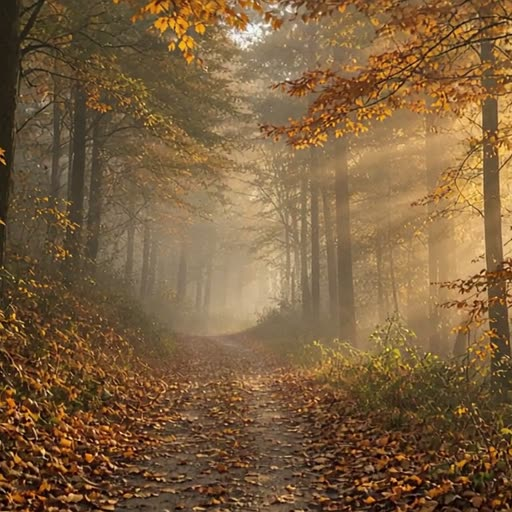
#> input picture comfyui-gateway/resources/nodes/unpacked/ComfyUI-HyperFlow-Flash/example_workflows/hyperflow_flf2v.jpg, 512 x 512 px
$ python -i scene3d_pano.py   (imports and definitions only)
#> lines starting #> are read from the running program, lines starting #| are printed output that depends on the picture
import argparse
import json
import os
import sys

import numpy as np
from PIL import Image, ImageDraw, ImageFilter

PANORAMA_WIDTH = 5664
PANORAMA_HEIGHT = 2832
STRIP_WIDTH = 1536
STRIP_HEIGHT = 2816
WHITE_BAND = 384
MASK_EXPAND = 56
MASK_BLUR = 20

def load_rgb(path):
    with Image.open(path) as im:
#> im is the input picture: PIL image 512x512 RGB; mean R, G, B 125.2, 95.8, 61.7
        return im.convert("RGB")


# [16 lines left out: functions roll_half, unroll_half, strip_box, not called in this run]


def count_faces(path):
    try:
        import cv2
    except Exception:
        return None
    cascade = cv2.CascadeClassifier(cv2.data.haarcascades + "haarcascade_frontalface_default.xml")
    if cascade.empty():
        return None
    im = load_rgb(path)
    scale = 2048.0 / im.width
#> scale = 4
    small = im.resize((2048, max(1, int(round(im.height * scale)))), Image.LANCZOS)
    gray = cv2.cvtColor(np.asarray(small), cv2.COLOR_RGB2GRAY)
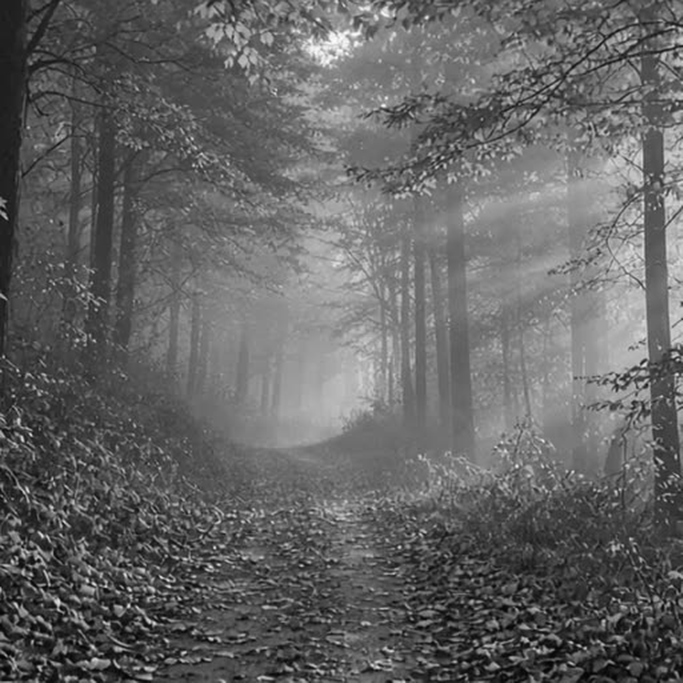
#> gray: shape (2048, 2048) (shown at 1/3 size); min 2, max 254, mean 100.7
    min_side = max(24, int(round(gray.shape[0] * 0.03)))
#> min_side = 61
    faces = cascade.detectMultiScale(gray, scaleFactor=1.1, minNeighbors=5, minSize=(min_side, min_side))
#> faces = [[1017, 84, 88, 88], [33, 211, 212, 212]]
    return int(len(faces))


# [143 lines left out: functions edge_metrics, place, prepare, stitch, main, not called in this run]


# [2 lines not run here, left out]

>>> result = count_faces('../resources/nodes/unpacked/ComfyUI-HyperFlow-Flash/example_workflows/hyperflow_flf2v.jpg')
#> result = 2

$ run again, on comfyui-gateway/resources/nodes/unpacked/ComfyUI-HyperFlow-Flash/example_workflows/hyperflow_ref2v.jpg
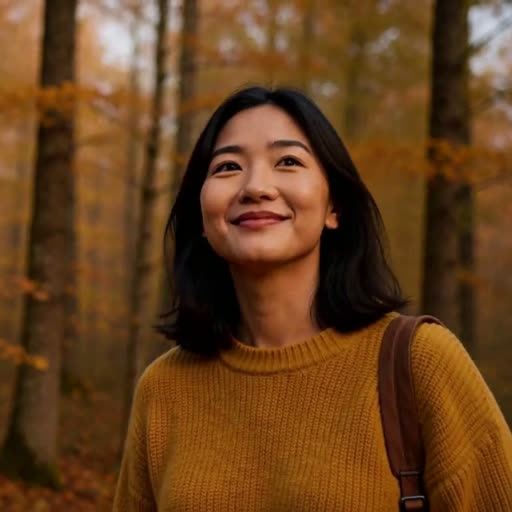
#> input picture comfyui-gateway/resources/nodes/unpacked/ComfyUI-HyperFlow-Flash/example_workflows/hyperflow_ref2v.jpg, 512 x 512 px
#> in load_rgb, im is the input picture: PIL image 512x512 RGB; mean R, G, B 101.8, 64.1, 29.9
#> in count_faces, `gray = cv2.cvtColor(np.asarray(small), cv2.COLOR_RGB2GRAY)`:
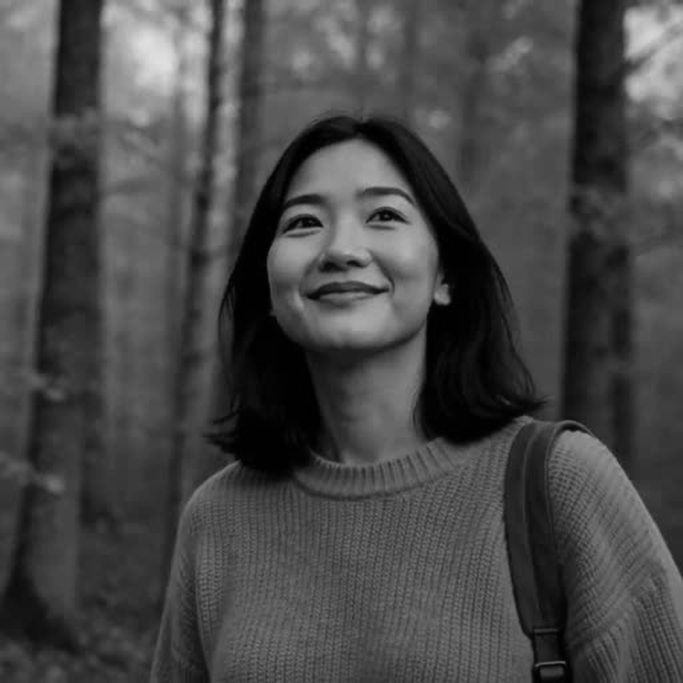
#> gray: shape (2048, 2048) (shown at 1/3 size); min 0, max 224, mean 71.5
#> faces = [[256, 578, 327, 327], [742, 417, 600, 600]]
#> result = 2
